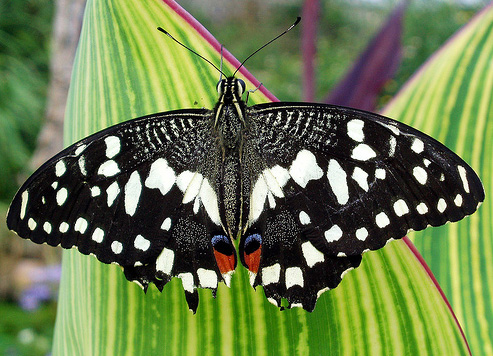
%> input picture assignments/assignment2/data/butterfly.jpg, 493 x 356 px
$ octave t.m   (GNU Octave 9; MATLAB toolbox functions it lacks are replaced by stand-ins)
%> lines starting %> are read from the running program, lines starting %| are printed output that depends on the picture
### assignments/assignment2/src/show_all_circles.m
function show_all_circles(I, cx, cy, rad, threshold, scale, k)
%% I: image on top of which you want to display the circles
%% cx, cy: column vectors with x and y coordinates of circle centers
%% rad: column vector with radii of circles.
%% The sizes of cx, cy, and rad must all be the same
%% color: optional parameter specifying the color of the circles
%%        to be displayed (red by default)
%% ln_wid: line width of circles (optional, 1.5 by default
color = 'r';
ln_wid = 1;
if nargin < 5
    color = 'r';
end

if nargin < 6
   ln_wid = 1.5;
end

imshow(I); hold on;

theta = 0:0.1:(2*pi+0.1);
cx1 = cx(:,ones(size(theta)));
cy1 = cy(:,ones(size(theta)));
rad1 = rad(:,ones(size(theta)));
theta = theta(ones(size(cx1,1),1),:);
X = cx1+cos(theta).*rad1;
Y = cy1+sin(theta).*rad1;
line(X', Y', 'Color', color, 'LineWidth', ln_wid);

title(sprintf('circles: %d, threshold: %.3f, scale: %.3f, factor k: %.3f', size(cx,1), threshold, scale, k));

### assignments/assignment2/src/t.m
% Assignment 2: Scale-space blob detection
% Zhenye Na (zna2)
% 3/6/2018

% img filename: butterfly.jpg, einstein.jpg, fishes.jpg, Florist.jpg
% frog.jpg, gta5.jpg, sunflowers.jpg, tnj.jpg, music.jpg


% Read in image and convert to double and then grayscale
img = imread('../data/butterfly.jpg');
%> img is the input picture: size 356x493x3 uint8; mean R, G, B 106.9, 123.5, 76.9
img = rgb2gray(img);
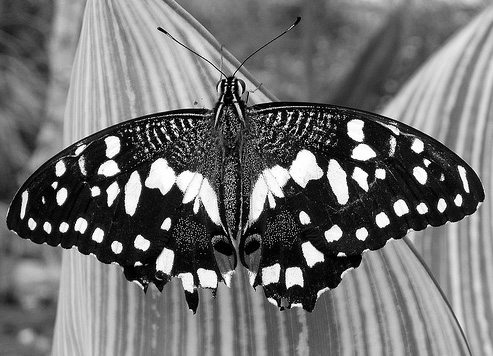
%> img: size 356x493 uint8; min 0, max 255, mean 113.3
img = im2double(img);
%> img: size 356x493 double


% Image size
[h, w] = size(img);
%> h = 356; w = 493
% Define threshold
threshold = 0.3;
% Increasing factor of k
k = 1.2;
% Define number of iterations
levels = 12;
% Define parameters for LoG
initial_sigma = 2;
sigma = 2;
% hsize = 2 * ceil(2 * sigma) + 1;


tic
% Perform LoG filter to image for several levels
% [h,w] - dimensions of image, n - number of levels in scale space
scale_space = zeros(h, w, levels);
for i = 1:levels
    % Generate a Laplacian of Gaussian filter and scale normalization
    LoG = fspecial('log', 2 * ceil(3*sigma) + 1, sigma);
    % Filter the img with LoG
    scale_space(:,:,i) = imfilter(img, LoG, 'same', 'replicate') .* (sigma^2);
    % Increase scale by a factor k
    sigma = sigma * k;
    % hsize = 2 * ceil(sigma) + 1;
end
%> after the loop, sigma = 17.83
toc


% Perform nonmaximum suppression in each 2D slice
% nonmax_space = zeros(h, w, levels);
suppressed_space = zeros(h,w,levels);
suppress_order = 3;
for num = 1:levels
    % nonmax_space(:,:,num) = scale_space(:,:,num) .* imregionalmax(scale_space(:,:,num));
    % nonmax_space(:,:,num) = scale_space(:,:,num) .* (maxima_space(:,:,num) >= threshold);
    suppressed_space(:,:,num) = ordfilt2(scale_space(:,:,num),suppress_order^2, ones(suppress_order));
    % suppressed_space(:,:,num) = suppressed_space(:,:,num) .* (suppressed_space(:,:,num) == nonmax_space(:,:,num));
end


% [14 lines of commented-out code are left out]


maxima_space = max(suppressed_space, [], 3);
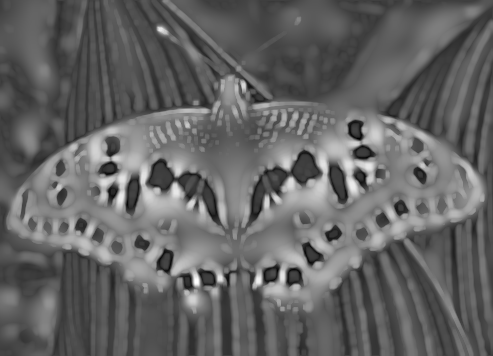
%> maxima_space: size 356x493 double; min -0.141, max 0.426, mean 0.0826; drawn with min black and max white
survive_space = zeros(h, w, levels);
for num = 1:levels
    survive_space(:,:,num) = (maxima_space == scale_space(:,:,num));
    survive_space(:,:,num) = survive_space(:,:,num) .* img;
end


% Find all the coordinates and corresponding sigma
[row, col] = size(survive_space(:,:,num));
%> row = 356; col = 493
idx = 1;
for num = 1:levels
    for i = 1:row
        for j = 1:col
            if(survive_space(i,j,num) >= threshold)
                cx(idx) = i;
                cy(idx) = j;
                rad(idx) = sqrt(2) * initial_sigma^num;
                idx = idx + 1;
            end
        end
    end
end
%> after the loop, cx = 785 values, max 356 at index 444, min 1 at index 1, mean 183.4; cy = 785 values, max 493 at index 290, min 1 at index 200, mean 248.5; idx = 786; rad = 785 values from 2.83 to 5792.6


% [36 lines of commented-out code are left out]


show_all_circles(img, cy', cx', rad');
%> in show_all_circles, `cx1 = cx(:,ones(size(theta)));`:
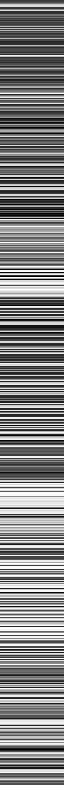
%> cx1: size 785x64 double; min 1, max 493, mean 248.5; drawn with min black and max white
%> in show_all_circles, `cy1 = cy(:,ones(size(theta)));`:
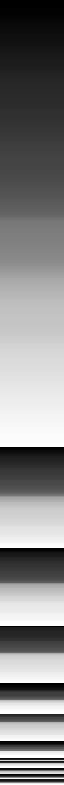
%> cy1: size 785x64 double; min 1, max 356, mean 183.4; drawn with min black and max white
%> in show_all_circles, `rad1 = rad(:,ones(size(theta)));`:
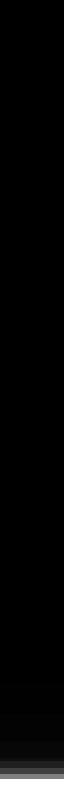
%> rad1: size 785x64 double; min 2.83, max 5792.6, mean 95.6; drawn with min black and max white
%> in show_all_circles, `X = cx1+cos(theta).*rad1;`:
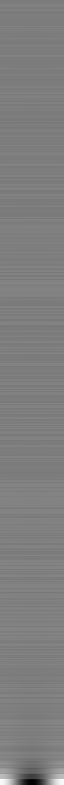
%> X: size 785x64 double; min -5660.6, max 6230.6, mean 250.2; drawn with min black and max white
%> in show_all_circles, `line(X', Y', 'Color', color, 'LineWidth', ln_wid);`:
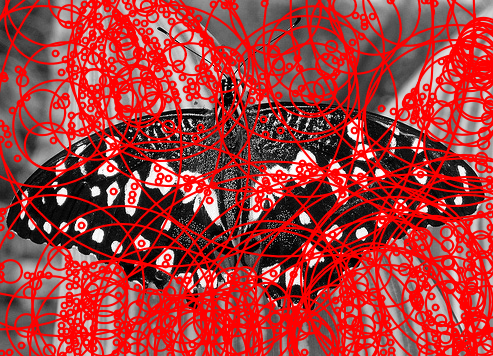
%> figure redrawn from the program's plot data
%> the run ends on the next line

$ run again, with assignments/assignment2/data/einstein.jpg copied over assignments/assignment2/data/butterfly.jpg
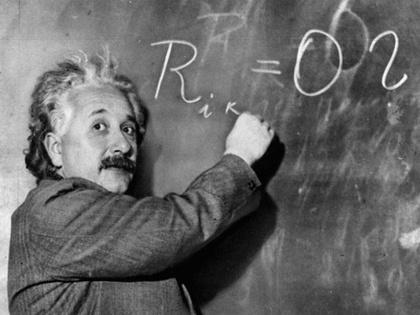
%> input picture assignments/assignment2/data/einstein.jpg, 420 x 315 px, shrunk from 640 x 480 before the run
%> img is the input picture: size 315x420x3 uint8; min 0, max 255, mean 104.2
%> after the loop `for i = 1:levels`: sigma = 17.83
%> `maxima_space = max(suppressed_space, [], 3);`:
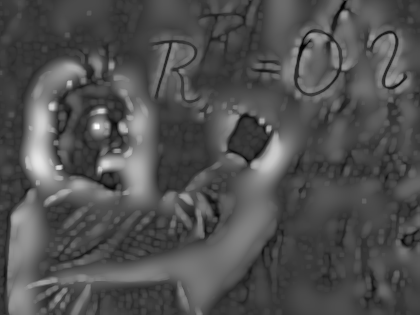
%> maxima_space: size 315x420 double; min -0.0837, max 0.331, mean 0.0478; drawn with min black and max white
%> row = 315; col = 420
%> after the loop `for num = 1:levels`: cx = 844 values, max 315 at index 679, min 1 at index 1, mean 146; cy = 844 values, max 420 at index 63, min 1 at index 8, mean 205; idx = 845; rad = 844 values from 2.83 to 5792.6
%> in show_all_circles, `line(X', Y', 'Color', color, 'LineWidth', ln_wid);`:
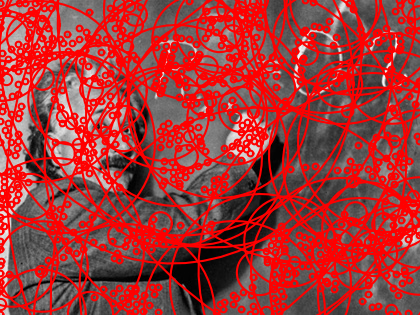
%> figure redrawn from the program's plot data

$ run again, with assignments/assignment2/data/fishes.jpg copied over assignments/assignment2/data/butterfly.jpg
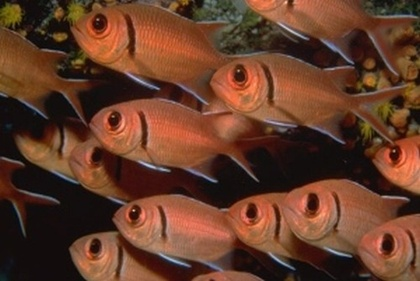
%> input picture assignments/assignment2/data/fishes.jpg, 420 x 281 px, shrunk from 500 x 335 before the run
%> img is the input picture: size 281x420x3 uint8; mean R, G, B 100.5, 60, 40.9
%> after the loop `for i = 1:levels`: sigma = 17.83
%> `maxima_space = max(suppressed_space, [], 3);`:
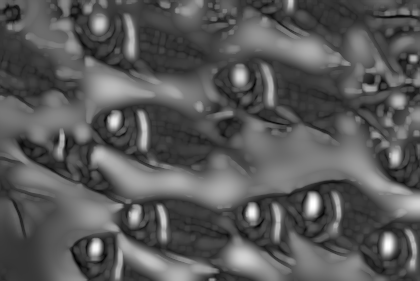
%> maxima_space: size 281x420 double; min -0.0582, max 0.251, mean 0.0497; drawn with min black and max white
%> row = 281; col = 420
%> after the loop `for num = 1:levels`: cx = 510 values, max 281 at index 442, min 1 at index 1, mean 139.6; cy = 510 values, max 420 at index 259, min 1 at index 99, mean 222.5; idx = 511; rad = 510 values from 2.83 to 5792.6
%> in show_all_circles, `line(X', Y', 'Color', color, 'LineWidth', ln_wid);`:
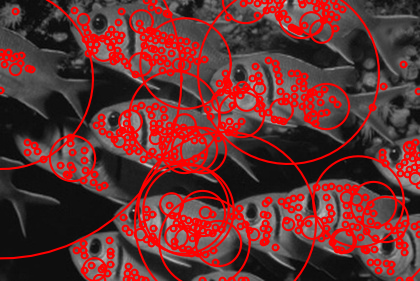
%> figure redrawn from the program's plot data
